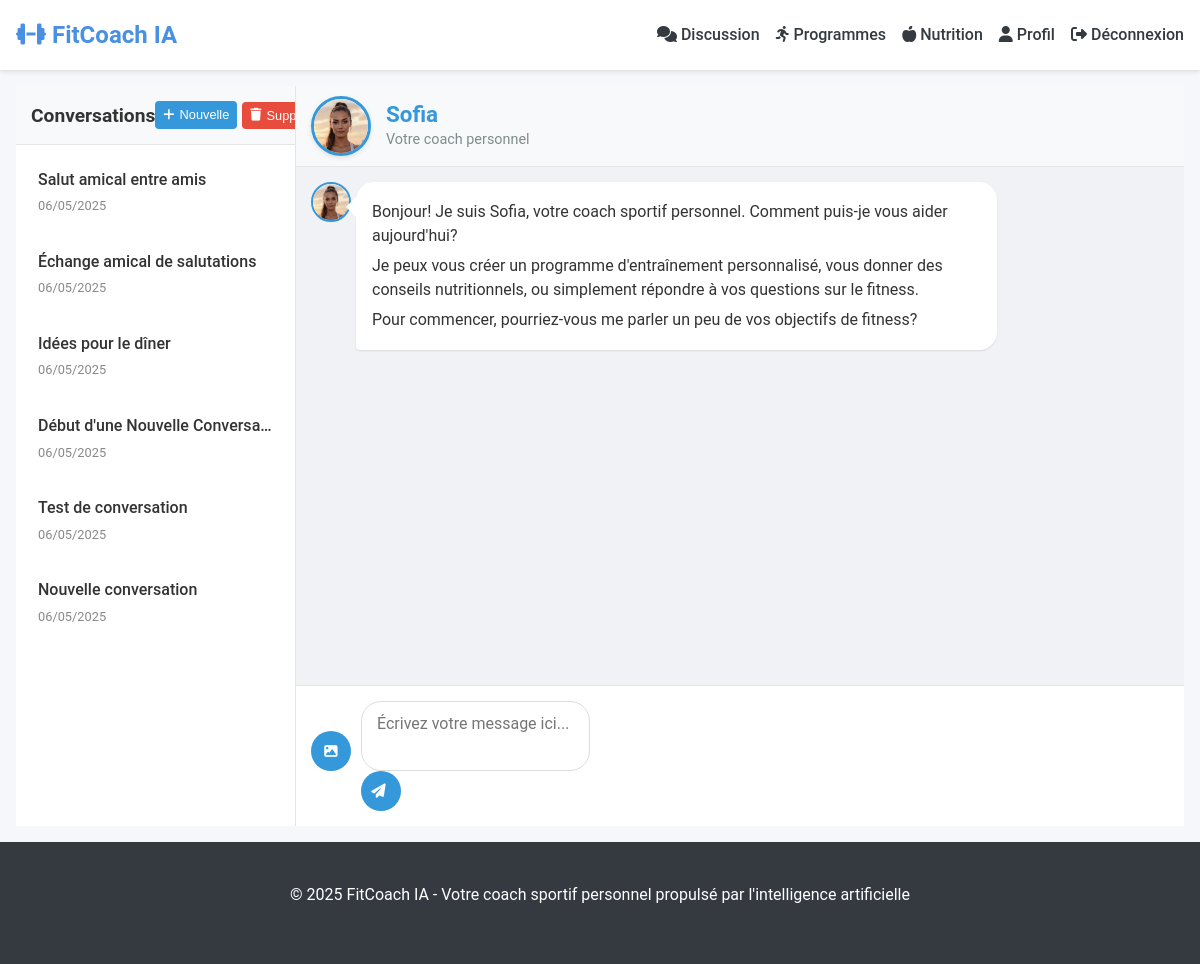
The page /chat (signed in) on the database its author committed.
### models/conversation.py (models this page shows, shortened)
class Conversation(db.Model):
    id = db.Column(db.Integer, primary_key=True)
    user_id = db.Column(db.Integer, db.ForeignKey('user.id'), nullable=False)
    title = db.Column(db.String(100), default="Nouvelle conversation")
    messages = db.relationship('Message', backref='conversation', lazy='dynamic', cascade='all, delete-orphan')
    created_at = db.Column(db.DateTime, default=datetime.utcnow)
    updated_at = db.Column(db.DateTime, default=datetime.utcnow, onupdate=datetime.utcnow)

### models/user.py (models this page shows, shortened)
class User(UserMixin, db.Model):
    id = db.Column(db.Integer, primary_key=True)
    username = db.Column(db.String(64), unique=True, nullable=False)
    email = db.Column(db.String(120), unique=True, nullable=False)
    password_hash = db.Column(db.String(128), nullable=False)
    coach = db.Column(db.String(20))  # 'maxence' ou 'sofia'
    age = db.Column(db.Integer)
    height = db.Column(db.Float)  # en cm
    weight = db.Column(db.Float)  # en kg
    gender = db.Column(db.String(20))
    fitness_level = db.Column(db.String(20))  # débutant, intermédiaire, avancé
    fitness_goal = db.Column(db.String(100))
    activity_level = db.Column(db.String(20))  # sédentaire, modéré, actif, très actif
    equipment_access = db.Column(db.String(100))
    medical_conditions = db.Column(db.Text)
    dietary_restrictions = db.Column(db.Text)
    conversations = db.relationship('Conversation', backref='user', lazy='dynamic')
    workout_plans = db.relationship('WorkoutPlan', backref='user', lazy='dynamic')
    nutrition_plans = db.relationship('NutritionPlan', backref='user', lazy='dynamic')
    created_at = db.Column(db.DateTime, default=datetime.utcnow)
    updated_at = db.Column(db.DateTime, default=datetime.utcnow, onupdate=datetime.utcnow)

### app.py (the view, shortened to what this page needs)
@app.route('/chat', methods=['GET'])
@login_required
def chat():
    conversation_id = request.args.get('conversation_id', type=int)
    conversation = None
    if conversation_id:
        conversation = Conversation.query.filter_by(id=conversation_id, user_id=current_user.id).first_or_404()
    conversations = Conversation.query.filter_by(user_id=current_user.id).order_by(Conversation.updated_at.desc()).all()
    prompt = request.args.get('prompt')
    coach_name = None
    if current_user.coach:
        if current_user.coach == 'maxence':
            coach_name = 'Maxence'
        elif current_user.coach == 'sofia':
            coach_name = 'Sofia'
    return render_template('chat.html',
                          conversation=conversation,
                          conversations=conversations,
                          coach_name=coach_name)

### app.py (called while the page is built)
@login_manager.user_loader
def load_user(user_id):
    return User.query.get(int(user_id))

@app.context_processor
def inject_now():
    return {'now': datetime.utcnow()}

### templates/chat.html (shortened to what this page needs)
{% extends 'base.html' %}
{% block content %}
<div class="chat-container">
    <div class="chat-sidebar">
        <div class="sidebar-header">
            <h3>Conversations</h3>
            <div class="sidebar-actions">
                <button id="new-conversation-btn" class="btn btn-sm btn-primary">
                    <i class="fas fa-plus"></i> Nouvelle
                </button>
                {% if conversations %}
                <form action="{{ url_for('delete_all_conversations') }}" method="POST" onsubmit="return confirm('Êtes-vous sûr de vouloir supprimer toutes vos conversations?');" class="d-inline">
                    <button type="submit" class="btn btn-sm btn-danger">
                        <i class="fas fa-trash"></i> Supprimer tout
                    </button>
                </form>
                {% endif %}
            </div>
        </div>
        <div class="conversation-list">
            {% for conv in conversations %}
            <div class="conversation-item {% if conversation and conv.id == conversation.id %}active{% endif %}"
                 data-id="{{ conv.id }}">
                <div class="conversation-title">{{ conv.title }}</div>
                <div class="conversation-date">{{ conv.updated_at.strftime('%d/%m/%Y') }}</div>
            </div>
            {% else %}
            <div class="no-conversations">
                <p>Aucune conversation. Commencez à discuter avec votre coach!</p>
            </div>
            {% endfor %}
        </div>
    </div>
    <div class="chat-main">
        {% if current_user.coach %}
        <div class="persistent-coach-profile">
            <div class="coach-large-avatar">
                <img src="{{ url_for('static', filename='img/coaches/' + current_user.coach + '.jpg') }}" alt="{{ coach_name }}">
            </div>
            <div class="coach-info">
                <h2 class="coach-name">{{ coach_name }}</h2>
                <p class="coach-status">Votre coach personnel</p>
            </div>
        </div>
        {% else %}
        <div class="chat-header">
            <h2>
                {% if conversation %}{{ conversation.title }}{% else %}Nouvelle conversation{% endif %}
            </h2>
        </div>
        {% endif %}
        <div class="chat-messages" id="chat-messages">
            {% if conversation and conversation.messages.count() > 0 %}
                {% for message in conversation.messages %}
                <div class="message {% if message.role == 'assistant' %}assistant{% else %}user{% endif %}">
                    {% if message.role == 'assistant' and current_user.coach %}
                    <div class="coach-avatar">
                        <img src="{{ url_for('static', filename='img/coaches/' + current_user.coach + '.jpg') }}" alt="{{ coach_name }}">
                    </div>
                    {% endif %}
                    <div class="message-content">{{ message.content | safe }}</div>
                    <div class="message-time">{{ message.created_at.strftime('%H:%M') }}</div>
                </div>
                {% endfor %}
            {% else %}
                <div class="message assistant">
                    {% if current_user.coach %}
                    <div class="coach-avatar">
                        <img src="{{ url_for('static', filename='img/coaches/' + current_user.coach + '.jpg') }}" alt="{{ coach_name }}">
                    </div>
                    {% endif %}
                    <div class="message-content">
                        <p>Bonjour! Je suis {% if coach_name %}{{ coach_name }}{% else %}FitCoach{% endif %}, votre coach sportif personnel. Comment puis-je vous aider aujourd'hui?</p>
                        <p>Je peux vous créer un programme d'entraînement personnalisé, vous donner des conseils nutritionnels, ou simplement répondre à vos questions sur le fitness.</p>
                        <p>Pour commencer, pourriez-vous me parler un peu de vos objectifs de fitness?</p>
                    </div>
                </div>
            {% endif %}
        </div>
        <div class="chat-input">
            <form id="chat-form">
                <div class="image-upload-container">
                    <button type="button" id="image-upload-btn" class="image-upload-btn">
                        <i class="fas fa-image"></i>
                    </button>
                </div>
                <div class="input-group">
                    <textarea name="message" id="message-input" placeholder="Écrivez votre message ici..."></textarea>
                    <button type="submit" class="btn btn-primary">
                        <i class="fas fa-paper-plane"></i>
                    </button>
                </div>
            </form>
        </div>
    </div>
</div>
{% endblock %}

### static/css/main.css (style rules this page uses)
:root { --primary-color: #4a90e2; --primary-dark: #3a7bc8; --primary-light: #6ba5e9; --secondary-color: #6c757d; --success-color: #28a745; --danger-color: #dc3545; --warning-color: #ffc107; --info-color: #17a2b8; --dark-color: #343a40; --light-color: #f8f9fa; --body-bg: #f5f7fa; --body-color: #333; --font-main: 'Roboto', -apple-system, BlinkMacSystemFont, 'Segoe UI', Oxygen, Ubuntu, Cantarell, sans-serif; --border-radius: 8px; --box-shadow: 0 2px 8px rgba(0, 0, 0, 0.1); }
* { margin: 0; padding: 0; box-sizing: border-box; }
body { font-family: var(--font-main); font-size: 16px; line-height: 1.6; color: var(--body-color); background-color: var(--body-bg); min-height: 100vh; display: flex; flex-direction: column; }
h1, h2, h3, h4, h5, h6 { margin-bottom: 1rem; font-weight: 700; line-height: 1.2; }
h2 { font-size: 2rem; }
h3 { font-size: 1.75rem; }
p { margin-bottom: 1rem; }
.btn { display: inline-block; font-weight: 500; text-align: center; white-space: nowrap; vertical-align: middle; user-select: none; border: 1px solid transparent; padding: 0.5rem 1rem; font-size: 1rem; line-height: 1.5; border-radius: var(--border-radius); transition: all 0.2s ease-in-out; cursor: pointer; }
.btn-primary { color: white; background-color: var(--primary-color); border-color: var(--primary-color); }
.btn-sm { padding: 0.25rem 0.5rem; font-size: 0.875rem; }
.btn-danger { background-color: #dc3545; border-color: #dc3545; color: white; }
.d-inline { display: inline; }
input[type="text"], input[type="email"], input[type="password"], input[type="number"], input[type="date"], textarea, select { display: block; width: 100%; padding: 0.5rem; font-size: 1rem; line-height: 1.5; color: var(--body-color); background-color: white; border: 1px solid #ced4da; border-radius: var(--border-radius); transition: border-color 0.15s ease-in-out, box-shadow 0.15s ease-in-out; }
.message-content { line-height: 1.5; }
.message-content p { margin-bottom: 0.75rem; }
.message-content { word-wrap: break-word; overflow-wrap: break-word; }
.message-content p { margin: 6px 0; }

### rows shown on the page
Conversation: title "Salut amical entre amis", updated_at "06/05/2025"
Conversation: title "Échange amical de salutations", updated_at "06/05/2025"
Conversation: title "Idées pour le dîner", updated_at "06/05/2025"
Conversation: title "Début d'une Nouvelle Conversa…", updated_at "06/05/2025"
Conversation: title "Test de conversation", updated_at "06/05/2025"
Conversation: title "Nouvelle conversation", updated_at "06/05/2025"
User: coach (picture), coach "Sofia"
